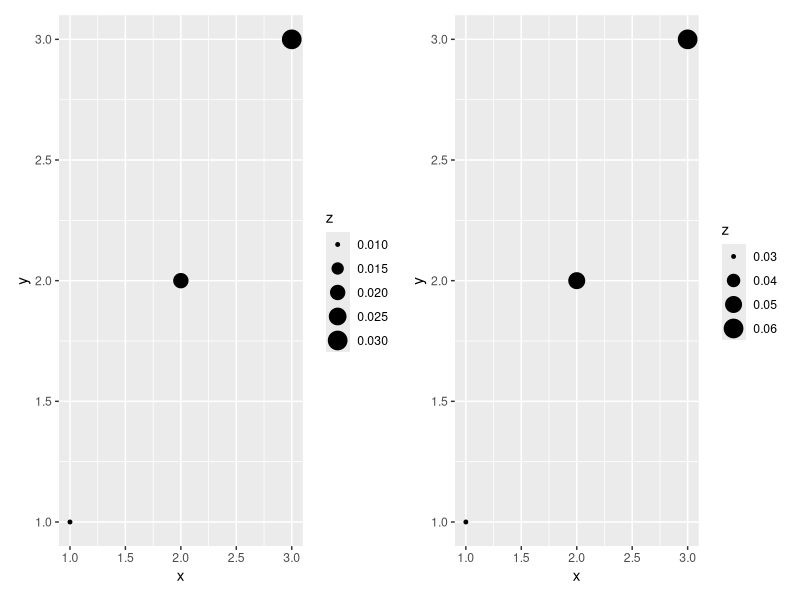
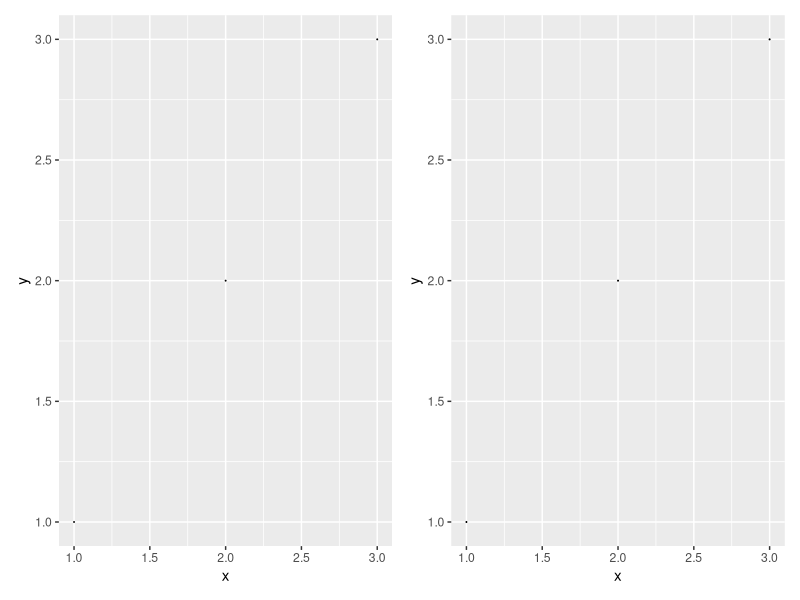
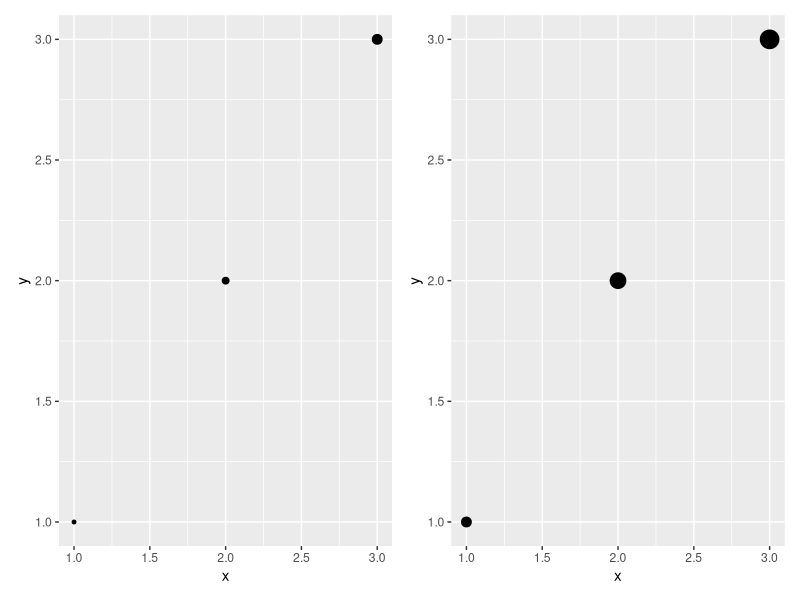
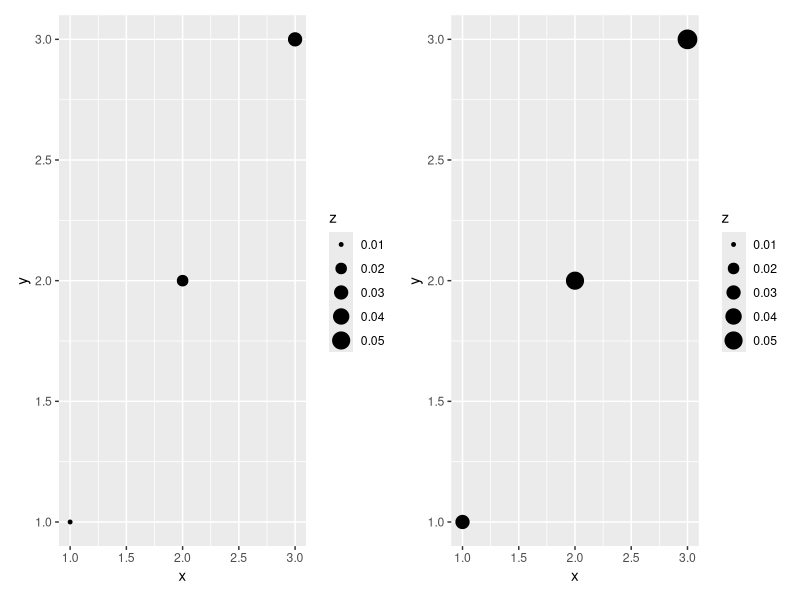
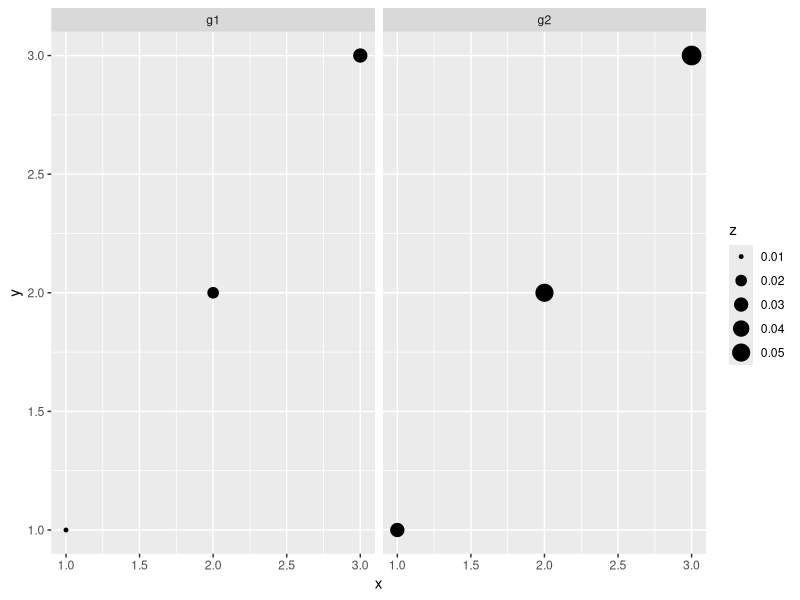

The R source for these figures, in order:
## ---- chunk 1
library(tidyverse)
library(patchwork)


d1 <- tibble(
  x = 1:3,
  y = 1:3,
  z = c(0.01, 0.02, 0.03)
)

d2 <- tibble(
  x = 1:3,
  y = 1:3,
  z = c(0.03, 0.05, 0.06)
)
## ---- chunk 2
g1 <- d1 %>% 
  ggplot(aes(x = x, y = y, size = z)) +
  geom_point()

g2 <- d2 %>% 
  ggplot(aes(x = x, y = y, size = z)) +
  geom_point() 

g1 + g2
## ---- chunk 3
g1 <- d1 %>% 
  ggplot(aes(x = x, y = y, size = z)) +
  geom_point() +
  scale_size_identity()

g2 <- d2 %>% 
  ggplot(aes(x = x, y = y, size = z)) +
  geom_point() +
  scale_size_identity()

g1 + g2
## ---- chunk 4
g1 <- d1 %>% 
  ggplot(aes(x = x, y = y, size = 100*z)) +
  geom_point() +
  scale_size_identity()

g2 <- d2 %>% 
  ggplot(aes(x = x, y = y, size = 100*z)) +
  geom_point() +
  scale_size_identity()

g1 + g2
## ---- chunk 5
g11 <- d1 %>% 
  ggplot(aes(x = x, y = y, size = z)) +
  geom_point() +
  scale_size(limits = c(0.01, 0.06), range = c(1, 6))

g22 <- d2 %>% 
  ggplot(aes(x = x, y = y, size = z)) +
  geom_point() +
  scale_size(limits = c(0.01, 0.06), range = c(1, 6))

g11 + g22
## ---- chunk 6
df <- bind_rows(
  d1 %>% mutate(g = "g1"),
  d2 %>% mutate(g = "g2")
)

df %>% 
  ggplot(aes(x = x, y = y, size = z)) +
  geom_point() +
  facet_wrap(vars(g))
